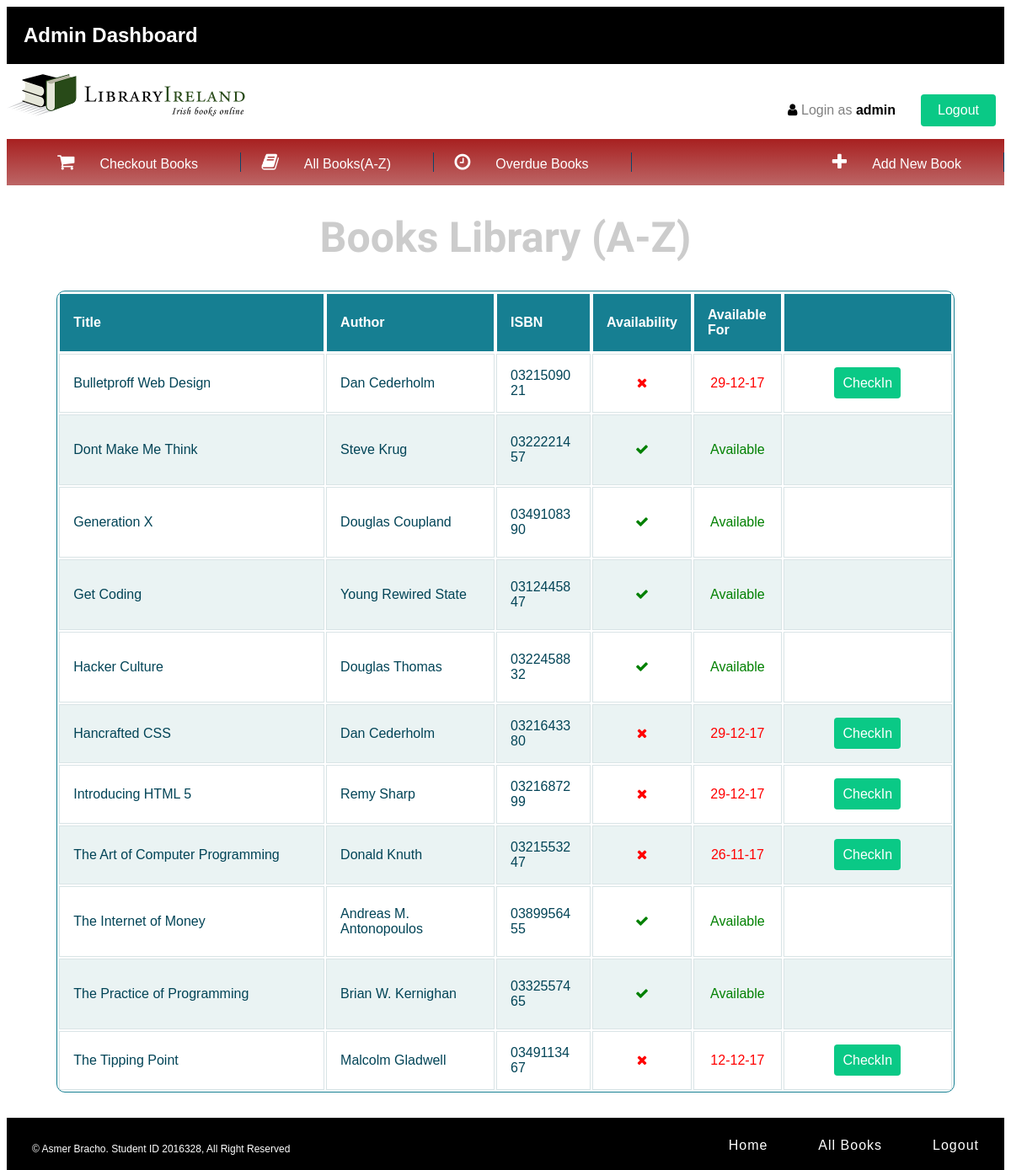
Page /onlineLibrary/admin/allBooks.php (signed in) on the committed database.
### tables this page shows
CREATE TABLE IF NOT EXISTS `book` (
  `title` varchar(150) NOT NULL,
  `author` varchar(150) NOT NULL,
  `isbn` int(10) unsigned zerofill NOT NULL,
  `description` varchar(3000) DEFAULT NULL,
  `id` int(11) NOT NULL AUTO_INCREMENT,
  PRIMARY KEY (`id`)
);

CREATE TABLE IF NOT EXISTS `checkedout` (
  `id` int(11) NOT NULL AUTO_INCREMENT,
  `b_id` int(10) unsigned NOT NULL,
  `s_student_id` int(7) NOT NULL,
  `date_issue` int(20) NOT NULL,
  PRIMARY KEY (`id`)
);

### onlineLibrary/admin/allBooks.php (the view, shortened to what this page needs)
<?php
	include("../resources/headeradmin.php");
	include("../resources/db_conect.php");
	$stmt = $DBH->prepare("SELECT * FROM book ORDER BY title ASC");
	$stmt->execute();
	$rows = $stmt->fetchAll(PDO::FETCH_ASSOC);
?>
<!DOCTYPE html>
<html>
<head>
  <link rel="stylesheet" href="https://cdnjs.cloudflare.com/ajax/libs/normalize/5.0.0/normalize.min.css">
  <link rel="stylesheet" href="../css/tableStyle.css">
</head>
<body>
  <h1>Books Library (A-Z)</h1>
<table class="responstable">
  <?php
	echo "<tr>
	<th>Title</th>
	<th>Author</th>
	<th>ISBN</th>
	<th>Availability</th>
	<th>Available For</th>
	<th></th>
	</tr>";
	foreach($rows as $row){
	echo "<tr>";
		echo "<td style= \"width: 30%\">";
		echo $row['title'];
		echo "</td>";
		echo "<td>";
		echo $row['author'];
		echo "</td>";
		echo "<td style= \"width: 10%\">";
		echo $row['isbn'];
		echo "</td>";
		echo "<td style= \"display: table-cell; text-align: center; width: 10%\">";
		$q = $DBH->prepare("SELECT * FROM checkedout WHERE b_id = :b_id LIMIT 1");
		$q->bindValue(':b_id', $row['id']);
		$q->execute();
		$result = $q->fetch(PDO::FETCH_ASSOC);
		if (!empty($result)) {
			echo "<i style= \"color: red; \" class=\"fa fa-times\"></i>";
		} else {
			echo "<i style= \"color: green; \" class=\"fa fa-check\"></i>";
		}
		echo "</td>";
		echo "<td style= \"display: table-cell; color: red; text-align: center; width: 10%\">";
		if (!empty($result)) {
			$aWeek = $result['date_issue'] + 604800;
			echo date('d-m-y', $aWeek);
		} else {
			echo "<p style = \"color: green;\">Available<p>";
		}
		echo "</td>";
		echo "<td>";
		if (!empty($result)) {
		echo "<a style= \"background: #0AC986; padding: 10px; color: #fff; text-decoration:none;
		-moz-border-radius: 4px; -webkit-border-radius: 4px; border-radius: 4px; margin: 0 auto;
		\" href= checkIn.php?id=".$result['id'].">CheckIn</a>";
		} else {}
		echo "</td>";
	echo "</tr>";
	}
?>
</table>
</body>
</html>
<?php
include ('../resources/footer.php');
?>

### onlineLibrary/css/style.css (style rules this page uses)
* { box-sizing: border-box; -moz-box-sizing: border-box; -webkit-box-sizing: border-box; font-family: arial; }
body { background: #fff; }
h1 { color: #ccc; text-align: center; font-family: 'Vibur', cursive; font-size: 50px; }

### onlineLibrary/css/tableStyle.css (style rules this page uses)
.responstable { margin: 0 auto; width: 90%; overflow: hidden; background: #FFF; color: #024457; border-radius: 10px; border: 1px solid #167F92; }
.responstable tr { border: 1px solid #D9E4E6; }
.responstable tr:nth-child(odd) { background-color: #EAF3F3; }
.responstable th { display: none; border: 1px solid #FFF; background-color: #167F92; color: #FFF; padding: 1em; }
.responstable th:first-child { text-align: justify; }
.responstable th:last-child { display: table-cell; text-align: center; }
.responstable th:nth-child(2) { display: table-cell; }
.responstable th:nth-child(2):after { content: attr(data-th); }
@media (min-width: 480px) { .responstable th:nth-child(2):after { display: none; } }
.responstable td { display: block; word-wrap: break-word; max-width: 7em; }
.responstable td:first-child { display: table-cell; text-align: justify; border-right: 1px solid #D9E4E6; }
.responstable td:last-child { display: table-cell; text-align: center; border-right: 1px solid #D9E4E6; }
@media (min-width: 480px) { .responstable td { border: 1px solid #D9E4E6; } }
.responstable th, .responstable td { text-align: left; margin: .5em 1em; }
@media (min-width: 480px) { .responstable th, .responstable td { display: table-cell; padding: 1em; } }

### rows in the picture
book: title "Bulletproff Web Design", author "Dan Cederholm", isbn "0321509021", checkedout.date_issue "29-12-17"
book: title "Dont Make Me Think", author "Steve Krug", isbn "0322221457", shows "Available"
book: title "Generation X", author "Douglas Coupland", isbn "0349108390", shows "Available"
book: title "Get Coding", author "Young Rewired State", isbn "0312445847", shows "Available"
book: title "Hacker Culture", author "Douglas Thomas", isbn "0322458832", shows "Available"
book: title "Hancrafted CSS", author "Dan Cederholm", isbn "0321643380", checkedout.date_issue "29-12-17"
book: title "Introducing HTML 5", author "Remy Sharp", isbn "0321687299", checkedout.date_issue "29-12-17"
book: title "The Art of Computer Programming", author "Donald Knuth", isbn "0321553247", checkedout.date_issue "26-11-17"
book: title "The Internet of Money", author "Andreas M. Antonopoulos", isbn "0389956455", shows "Available"
book: title "The Practice of Programming", author "Brian W. Kernighan", isbn "0332557465", shows "Available"
book: title "The Tipping Point", author "Malcolm Gladwell", isbn "0349113467", checkedout.date_issue "12-12-17"

### other values in the picture
$log_name "admin"
